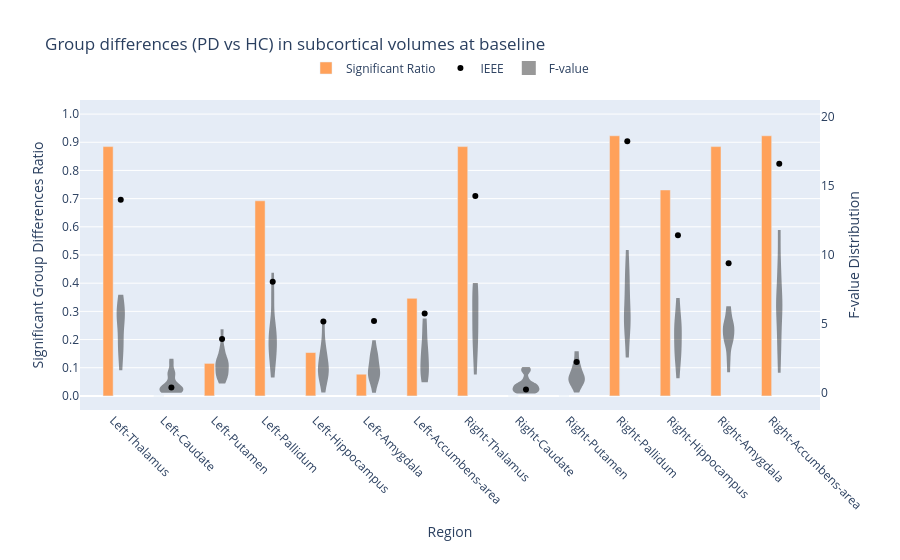

Notebook cell for this chart:
### Markdown cell above
## Subcortical Volume

### Uncorrected

### Code cell
import plotly.graph_objects as go
# Suppress warnings
import warnings
warnings.filterwarnings('ignore')

regions = ["Left-Thalamus", "Left-Caudate", "Left-Putamen", "Left-Pallidum", "Left-Hippocampus", "Left-Amygdala", "Left-Accumbens-area",  
           "Right-Thalamus", "Right-Caudate", "Right-Putamen", "Right-Pallidum", "Right-Hippocampus", "Right-Amygdala", "Right-Accumbens-area"] 

baseline_subcortical_volume = pd.read_parquet("ancova/ancova_baseline_subcortical_volume.parquet")
baseline_subcortical_volume['significant'] = baseline_subcortical_volume['p-unc'] < 0.05
baseline_subcortical_volume_avg = baseline_subcortical_volume.groupby("region").agg({"F": "mean", "significant": "mean"}).reset_index()

ieee_data = pd.read_csv("ancova_ieee/ancova_baseline_subcortical_volume.csv")

ieee_data.sort_values(by=["region"], inplace=True)
ieee_data['fs_version'] = "IEEE"

# Filter out the regions that are not in the data
baseline_subcortical_volume = baseline_subcortical_volume[baseline_subcortical_volume["region"].isin(regions)]
baseline_subcortical_volume_avg = baseline_subcortical_volume_avg[baseline_subcortical_volume_avg["region"].isin(regions)]
ieee_data = ieee_data[ieee_data["region"].isin(regions)]

# Create a position mapping dictionary
region_to_position = {region: i for i, region in enumerate(regions)}

# Add position columns to each dataframe
baseline_subcortical_volume['position'] = baseline_subcortical_volume['region'].map(region_to_position)
baseline_subcortical_volume_avg['position'] = baseline_subcortical_volume_avg['region'].map(region_to_position)
ieee_data['position'] = ieee_data['region'].map(region_to_position)

# Sort by position to ensure correct order
baseline_subcortical_volume.sort_values(by="position", inplace=True)
baseline_subcortical_volume_avg.sort_values(by="position", inplace=True)
ieee_data.sort_values(by="position", inplace=True)

# Add small value to significant to make it visible on the plot
# baseline_subcortical_volume_avg["significant"] = baseline_subcortical_volume_avg["significant"] + 0.02

fig = go.Figure()

fig.update_layout(title_text="Group differences (PD vs HC) in subcortical volumes at baseline")

# Use the position columns for x-axis placement
bar_offset = -0.1  # Shift bars left
violin_offset = 0.15  # Shift violins right

blue = px.colors.qualitative.Plotly[4]

# Create a bar chart with offset x positions
bar = go.Bar(
    x=baseline_subcortical_volume_avg["position"] + bar_offset,
    y=baseline_subcortical_volume_avg["significant"],
    name="Significant Ratio",
    marker=dict(color=blue),
    showlegend=True,
    width=0.2,
    yaxis="y",
    customdata=baseline_subcortical_volume_avg["region"],
    hovertemplate="Region: %{customdata}<br>Significant Ratio: %{y:.2f}<extra></extra>"
)

violin = go.Violin(
    x=baseline_subcortical_volume["position"] + violin_offset,
    y=baseline_subcortical_volume["F"],
    yaxis="y2",
    box_visible=False,
    line_color="black",
    meanline_visible=True,
    fillcolor='black',    
    opacity=0.4,
    showlegend=True,
    name="F-value",
    spanmode="hard",
    points=False,
    customdata=baseline_subcortical_volume["region"],
    hovertemplate="Region: %{customdata}<br>F: %{y:.3f}<extra></extra>"
)

ieee = go.Scatter(
    x=ieee_data["position"] + violin_offset,
    y=ieee_data["F"],
    mode='markers',
    yaxis="y2",
    marker=dict(color='black'),
    showlegend=True,
    name="IEEE",
    customdata=ieee_data["region"],
    hovertemplate="Region: %{customdata}<br>F: %{y:.3f}<extra></extra>"
)

fig.add_trace(bar)
fig.add_trace(ieee)
fig.add_trace(violin)

# Set x-axis ticks and labels
fig.update_xaxes(
    title_text="Region",
    tickvals=list(range(len(regions))),
    ticktext=regions,
    tickangle=45
)

fig.update_yaxes(title_text="Group Differences Average")

fig.update_layout(
    yaxis=dict(
        title="Significant Group Differences Ratio", 
        range=[-0.05, 1.05],
        showgrid=True, 
        dtick=0.1  # Add grid lines each 0.1
    ),
    yaxis2=dict(
        title="F-value Distribution", 
        overlaying="y", 
        side="right", 
        range=[-1.25, 21.25],
        showgrid=False,
        zeroline=False
    ),
    legend=dict(
        x=0.5,
        y=1.15,
        orientation="h",
        xanchor="center"
    ),
    margin=dict(b=150),  # Add bottom margin for tilted labels
)

xrange = np.arange(0, 1.1, 0.1)
xrange_text = [str(round(x, 1)) for x in xrange]

fig.update_layout(yaxis=dict(tickvals=xrange, ticktext=xrange_text))
fig.update_layout(yaxis2=dict(tickvals=[0, 5, 10, 15, 20], ticktext=[0, 5, 10, 15, 20]))

fig.show()

### Figure 1 — Plotly figure (JSON) as saved in the notebook; plotly's stock layout.template omitted (floating-point values rounded to 4 significant figures; data arrays with more than 128 entries replaced by an {"elided": "..."} marker saying what was removed)
{"data": [{"customdata": ["Left-Thalamus", "Left-Caudate", "Left-Putamen", "Left-Pallidum", "Left-Hippocampus", "Left-Amygdala", "Left-Accumbens-area", "Right-Thalamus", "Right-Caudate", "Right-Putamen", "Right-Pallidum", "Right-Hippocampus", "Right-Amygdala", "Right-Accumbens-area"], "hovertemplate": "Region: %{customdata}<br>Significant Ratio: %{y:.2f}<extra></extra>", "marker": {"color": "#FFA15A"}, "name": "Significant Ratio", "showlegend": true, "type": "bar", "width": 0.2, "x": [-0.1, 0.9, 1.9, 2.9, 3.9, 4.9, 5.9, 6.9, 7.9, 8.9, 9.9, 10.9, 11.9, 12.9], "y": [0.8846, 0, 0.1154, 0.6923, 0.1538, 0.07692, 0.3462, 0.8846, 0, 0, 0.9231, 0.7308, 0.8846, 0.9231], "yaxis": "y"}, {"customdata": ["Left-Thalamus", "Left-Caudate", "Left-Putamen", "Left-Pallidum", "Left-Hippocampus", "Left-Amygdala", "Left-Accumbens-area", "Right-Thalamus", "Right-Caudate", "Right-Putamen", "Right-Pallidum", "Right-Hippocampus", "Right-Amygdala", "Right-Accumbens-area"], "hovertemplate": "Region: %{customdata}<br>F: %{y:.3f}<extra></extra>", "marker": {"color": "black"}, "mode": "markers", "name": "IEEE", "showlegend": true, "type": "scatter", "x": [0.15, 1.15, 2.15, 3.15, 4.15, 5.15, 6.15, 7.15, 8.15, 9.15, 10.15, 11.15, 12.15, 13.15], "y": [14.0, 0.3848, 3.909, 8.063, 5.169, 5.218, 5.746, 14.29, 0.2398, 2.243, 18.26, 11.43, 9.401, 16.62], "yaxis": "y2"}, {"box": {"visible": false}, "customdata": {"elided": "364 str values"}, "fillcolor": "black", "hovertemplate": "Region: %{customdata}<br>F: %{y:.3f}<extra></extra>", "line": {"color": "black"}, "meanline": {"visible": true}, "name": "F-value", "opacity": 0.4, "points": false, "showlegend": true, "spanmode": "hard", "type": "violin", "x": {"elided": "364 float values"}, "y": {"elided": "364 float values"}, "yaxis": "y2"}], "layout": {"legend": {"orientation": "h", "x": 0.5, "xanchor": "center", "y": 1.15}, "margin": {"b": 150}, "title": {"text": "Group differences (PD vs HC) in subcortical volumes at baseline"}, "xaxis": {"tickangle": 45, "ticktext": ["Left-Thalamus", "Left-Caudate", "Left-Putamen", "Left-Pallidum", "Left-Hippocampus", "Left-Amygdala", "Left-Accumbens-area", "Right-Thalamus", "Right-Caudate", "Right-Putamen", "Right-Pallidum", "Right-Hippocampus", "Right-Amygdala", "Right-Accumbens-area"], "tickvals": [0, 1, 2, 3, 4, 5, 6, 7, 8, 9, 10, 11, 12, 13], "title": {"text": "Region"}}, "yaxis": {"dtick": 0.1, "range": [-0.05, 1.05], "showgrid": true, "ticktext": ["0.0", "0.1", "0.2", "0.3", "0.4", "0.5", "0.6", "0.7", "0.8", "0.9", "1.0"], "tickvals": [0, 0.1, 0.2, 0.3, 0.4, 0.5, 0.6, 0.7, 0.8, 0.9, 1], "title": {"text": "Significant Group Differences Ratio"}}, "yaxis2": {"overlaying": "y", "range": [-1.25, 21.25], "showgrid": false, "side": "right", "ticktext": [0, 5, 10, 15, 20], "tickvals": [0, 5, 10, 15, 20], "title": {"text": "F-value Distribution"}, "zeroline": false}}}
